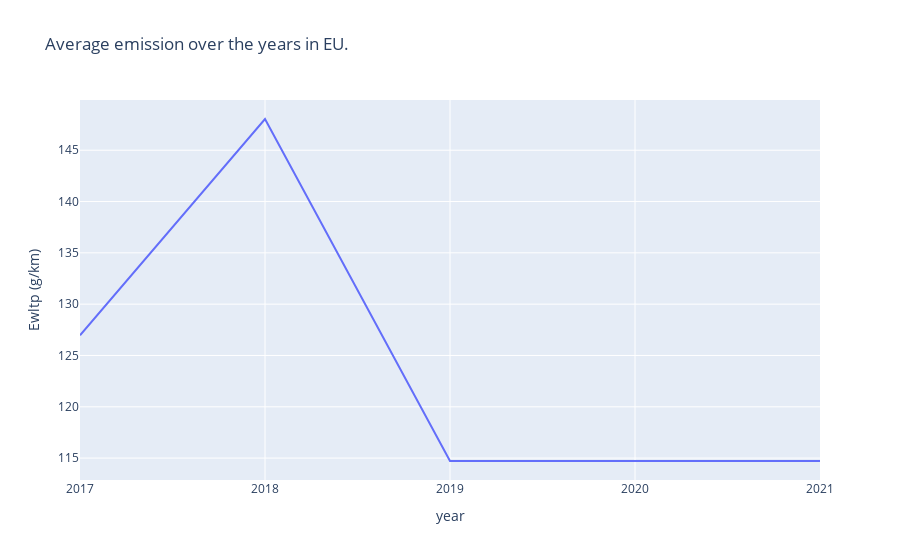

Write notebook code for a chart like this one.
### Code cell
# Plot average emission in EU over the years.
fig = px.line(eu_emission, x="year", y="Ewltp (g/km)", title="Average emission over the years in EU.")
fig.update_xaxes(type='category')
fig.show()

### Figure 1 — Plotly figure (JSON) as saved in the notebook; plotly's stock layout.template omitted (floating-point values rounded to 4 significant figures)
{"data": [{"hovertemplate": "year=%{x}<br>Ewltp (g/km)=%{y}<extra></extra>", "legendgroup": "", "line": {"color": "#636efa", "dash": "solid"}, "marker": {"symbol": "circle"}, "mode": "lines", "name": "", "orientation": "v", "showlegend": false, "type": "scatter", "x": [2017, 2018, 2019, 2020, 2021], "xaxis": "x", "y": [127.0, 148.0, 114.7, 114.7, 114.7], "yaxis": "y"}], "layout": {"legend": {"tracegroupgap": 0}, "title": {"text": "Average emission over the years in EU."}, "xaxis": {"anchor": "y", "domain": [0, 1], "title": {"text": "year"}, "type": "category"}, "yaxis": {"anchor": "x", "domain": [0, 1], "title": {"text": "Ewltp (g/km)"}}}}
